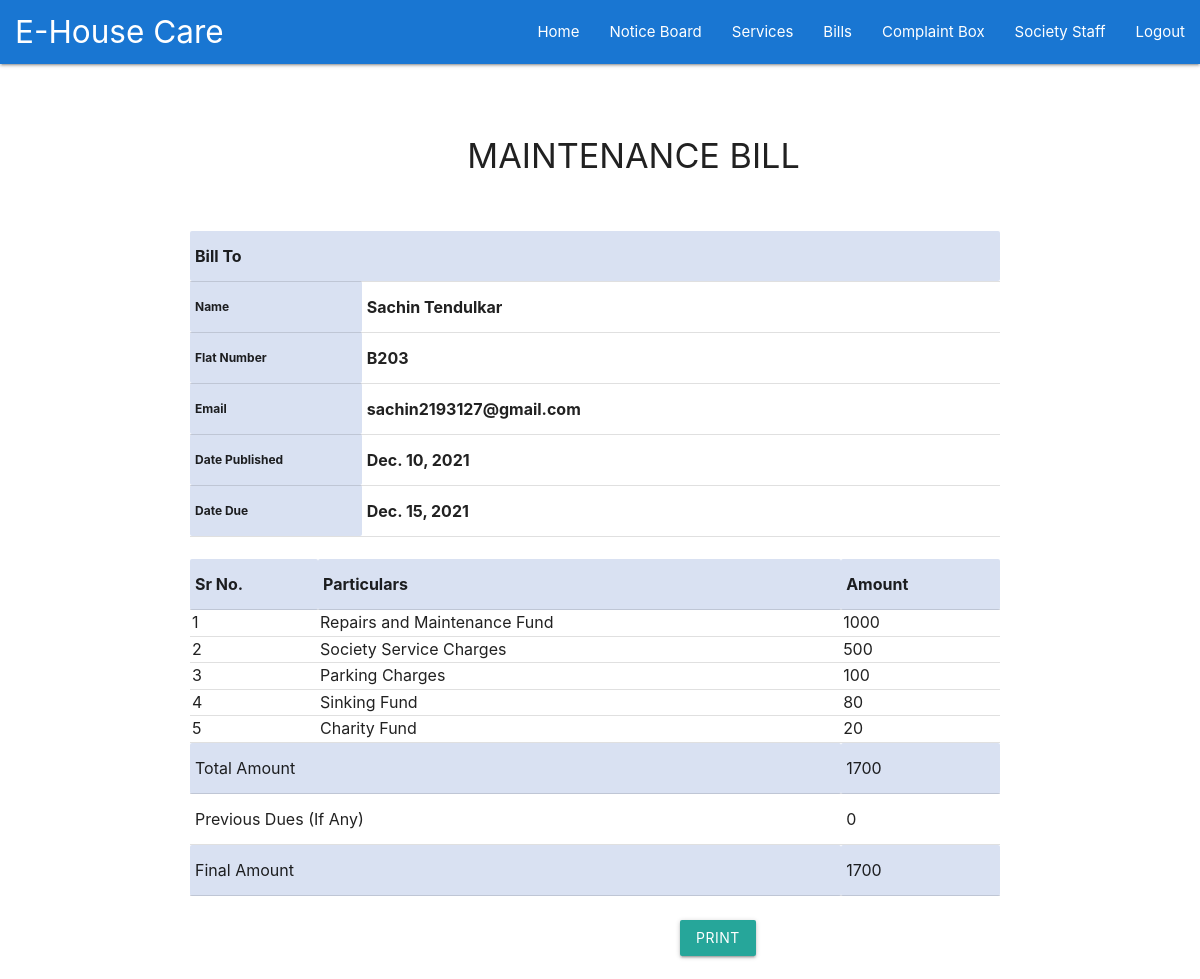
The page /1/ (signed in) on the database its author committed.
### main/models.py (models this page shows, shortened)
class Profile(models.Model):
    user = models.OneToOneField(User, null=True, on_delete=models.CASCADE)
    name = models.CharField(max_length=100, null=True)
    email = models.EmailField()
    age = models.IntegerField(blank=True)
    flat_no = models.CharField(max_length=10)
    phone_number = models.IntegerField()

class Bills(models.Model):
    user = models.ForeignKey(User, null=True, on_delete=models.CASCADE)
    repairs_maintenance_charges = models.IntegerField()
    society_service_charges = models.IntegerField()
    sinking_fund_charges = models.IntegerField(default=80)
    parking_charges = models.IntegerField(default=100)
    charity_charges = models.IntegerField(default=20)
    previous_dues = models.IntegerField(default=0, null=True)
    publish_date = models.DateField(default=datetime.date.today, blank=True)
    due_date = models.DateField()
    flat_no_and_date = models.CharField(max_length=100)

### main/views.py (the view)
# urls.py: path('<int:bill_id>/', views.viewbill, name='viewbill'),
def viewbill(request, bill_id):
    bill = model_to_dict(Bills.objects.get(pk = bill_id))
    username = request.user.get_username()
    for user1 in Profile.objects.all():
        if username == user1.user.username:
            prof = user1
    total = bill['repairs_maintenance_charges'] + bill['society_service_charges'] + bill['charity_charges'] + bill['sinking_fund_charges'] + bill['parking_charges']
    final = total + bill['previous_dues']
    context={'bill':bill, 'profile':prof, 'total':total, 'final':final}
    return render(request, 'main/viewbill.html', context )

### main/templates/main/viewbill.html (shortened to what this page needs)
{% extends "main/header.html" %} {% block content %}
<head>
</head>
<body class="A4 portrait">
<section class="sheet" id="content-print">
<div id="printableArea">
    <div class="box-body" id="box_data" style="display: flex;padding: 5px 10px 0 10px;margin-bottom: -21px;">
        <div style="width: 100%;padding-right: 10px;" class="col-md-12">
            <div class="row">
                <div class="col-lg-4" style="width: 70%;padding-left: 20px;">
                    <h4 style="text-align:center;">MAINTENANCE BILL</h4>
                </div>
            </div>
            <br>
            <table width="100%" border="1">
                <tr style="background: rgba(217,225,242,1.0)">
                    <th class="text-center" colspan="2" style="width: 25%;">Bill To</th>
                </tr>
                <tr>
                    <th style="width: 5%;font-size: 12px;background: rgba(217,225,242,1.0)">Name</th>
                    <th>{{profile.name}}</th>
                </tr>
                <tr>
                    <th style="width: 5%;font-size: 12px;background: rgba(217,225,242,1.0)">Flat Number</th>
                    <th>{{profile.flat_no}}</th>
                </tr>
                <tr>
                    <th style="width: 5%;font-size: 12px;background: rgba(217,225,242,1.0)">Email</th>
                    <th>{{profile.email}}</th>
                </tr>
                <tr>
                    <th style="width: 5%;font-size: 12px;background: rgba(217,225,242,1.0)">Date Published</th>
                    <th>{{bill.publish_date}}</th>
                </tr>
                <tr>
                    <th style="width: 5%;font-size: 12px;background: rgba(217,225,242,1.0)">Date Due</th>
                    <th>{{bill.due_date}}</th>
                </tr>
            </table>
            <br>
            <table width="100%" border="1px">
                <tr style="background: rgba(217,225,242,1.0);">
                    <th class="text-center">
                        Sr No.
                    </th>
                    <th class="text-center" colspan="3">
                        Particulars
                    </th>
                    <th class="text-center">
                        Amount
                    </th>
                </tr>
                <tbody>
                <tr><td>1</td><td colspan="3">Repairs and Maintenance Fund</td><td>{{bill.repairs_maintenance_charges}}</td></tr>
                <tr><td>2</td><td colspan="3">Society Service Charges</td><td>{{bill.society_service_charges}}</td></tr>
                <tr><td>3</td><td colspan="3">Parking Charges</td><td>{{bill.parking_charges}}</td></tr>
                <tr><td>4</td><td colspan="3">Sinking Fund</td><td>{{bill.sinking_fund_charges}}</td></tr>
                <tr><td>5</td><td colspan="3">Charity Fund</td><td>{{bill.charity_charges}}</td></tr>
                </tbody>
                <tfoot>
                <tr style="background: rgba(217,225,242,1.0);">
                    <td colspan="4">Total Amount</td>
                    <td colspan="1">{{total}}</td>
                </tr>
                <tr>
                  <td colspan="4">Previous Dues (If Any)</td>
                  <td colspan="1">{{bill.previous_dues}}</td>
                </tr>
                <tr style="background: rgba(217,225,242,1.0);">
                    <td colspan="4">Final Amount</td>
                    <td>{{final}}</td>
                </tr>
                </tfoot>
            </table>
            <br>
        </div>
    </div>
</div><br>
<a href="javascript:void(0);" class="btn" onclick="printPageArea('printableArea')">Print</a><br><br>
</section>
</body>
{% endblock %}

### main/templates/main/viewbill.html (style rules this page uses)
.row::after { content: ""; clear: both; display: table; }
table tbody tr td { padding: 2px !important; line-height: 1.35 !important; }
a.btn { position:relative; left:500px; }
h4 { position:relative; left:150px; }

### rows shown on the page
Profile: name "Sachin Tendulkar", flat_no "B203", email "sachin2193127@gmail.com"
Bills: publish_date "Dec. 10, 2021", due_date "Dec. 15, 2021"

### other values the page prints
{{ bill.repairs_maintenance_charges }} "1000"
{{ bill.society_service_charges }} "500"
{{ bill.parking_charges }} "100"
{{ bill.sinking_fund_charges }} "80"
{{ bill.charity_charges }} "20"
{{ total }} "1700"
{{ bill.previous_dues }} "0"
{{ final }} "1700"
